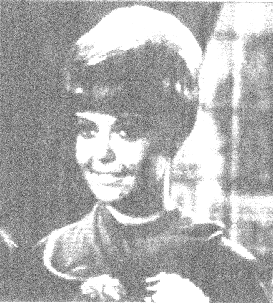
#> input picture Images/gauss_noise.png, 273 x 303 px
$ python mean_denoising.py
#> lines starting #> are read from the running program, lines starting #| are printed output that depends on the picture
import cv2
import numpy as np
from matplotlib import pyplot as plt

img = cv2.imread("Images/gauss_noise.png")
#> img is the input picture: shape (303, 273, 3); min 34, max 255, mean 175.7
n_img = cv2.fastNlMeansDenoisingColored(img,None,10,10,7,21)
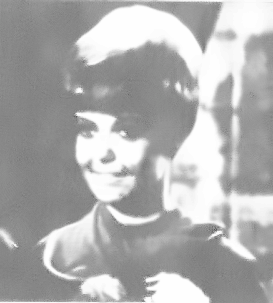
#> n_img: shape (303, 273, 3); mean B, G, R 175, 175.1, 175
cv2.imshow("orignal", img)
cv2.waitKey(0)
cv2.imshow("n_img", n_img)
cv2.waitKey(0)
cv2.destroyAllWindows()

$ run again, with Images/flower.png copied over Images/gauss_noise.png
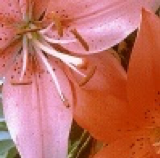
#> input picture Images/flower.png, 160 x 158 px
#> img is the input picture: shape (158, 160, 3); mean B, G, R 98.6, 111, 194.2
#> `n_img = cv2.fastNlMeansDenoisingColored(img,None,10,10,7,21)`:
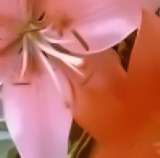
#> n_img: shape (158, 160, 3); mean B, G, R 97.2, 110.3, 194.4
